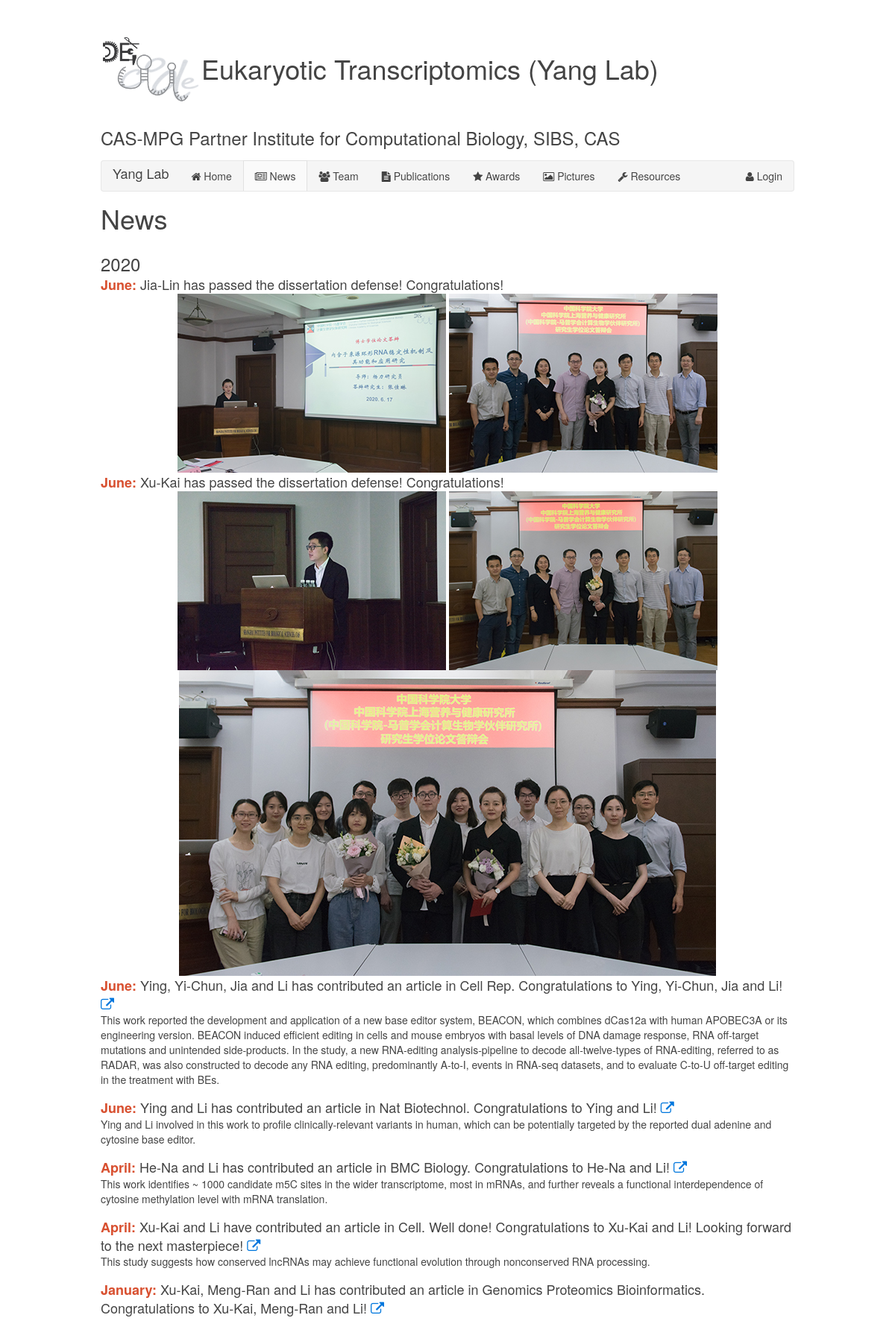
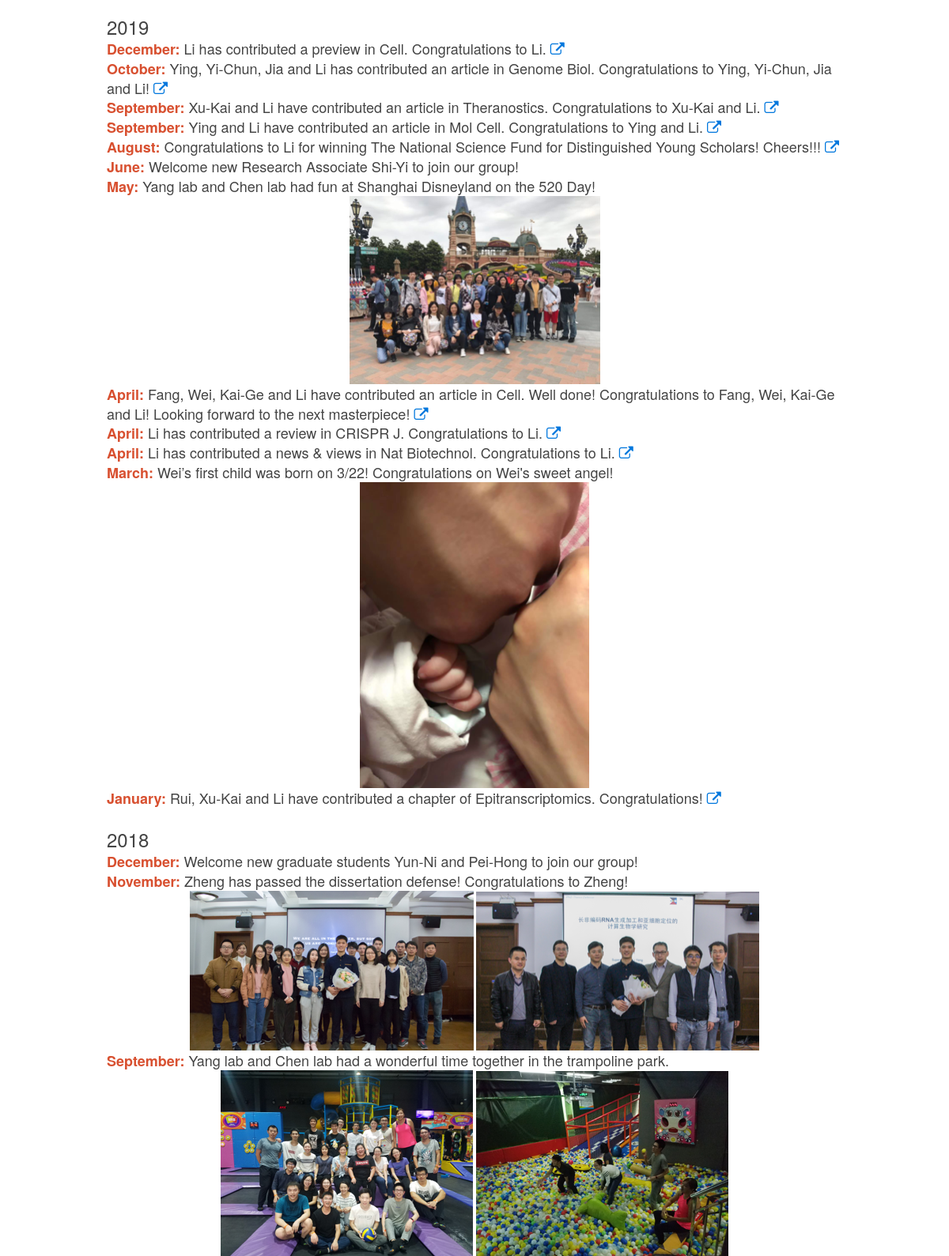
Page /news (upper part) on the committed database (2 pictures, top to bottom).
### yanglab.py (models this page shows)
class News(db.Model):
    __tablename__ = 'news'
    id = db.Column(db.Integer, primary_key=True)
    idx = db.Column(db.Integer)
    year = db.Column(db.String(10))
    month = db.Column(db.String(10))
    content = db.Column(db.Text)
    details = db.Column(db.Text)
    link = db.Column(db.String(100))
    images = db.Column(db.Text)

### yanglab.py (the view)
@yanglab.route('/news')
def news():
    attr = {}
    attr['name'] = 'news'
    news = News.query.all()
    attr['news'] = news
    return render_template('news.html', **attr)

### yanglab.py (called while the page is built)
@yanglab.template_filter('strong')
def strong(s):
    return s.replace('{{', '<strong>').replace('}}', '</strong>')

@yanglab.template_filter('split')
def split_point(s):
    return s.split('|')

### templates/news.html
{% extends "base.html" %}
{% block content %}
<div class="uk-grid" data-uk-grid-margin>
    <div class="uk-width-1-1">
        <h2 class="uk-article-title">News</h2>
    </div>
</div>
{% for year in news|groupby('year')|reverse %}
<div class="uk-grid" data-uk-grid-margin data-uk-scrollspy="{cls:'uk-animation-fade', target:'div > .uk-panel', delay:5, repeat:true}">
    <div class="uk-width-1-1">
        <div class="uk-panel">
            <h2>{{ year.grouper }}</h2>
        </div>
        {% for entry in year.list|sort(attribute='idx', reverse=True) %}
        <div class="uk-panel uk-margin-top-remove uk-margin-bottom-remove">
            <p class="uk-article-lead uk-margin-top-remove uk-margin-bottom-remove">
                <span class="uk-text-bold uk-text-danger">{{ entry.month }}:</span>
                {{ entry.content|strong|safe  }}
                {% if entry.link %}
                <a class="uk-icon-external-link" href="{{ entry.link }}"></a>
                {% endif %}
            </p>
            <div id="{{ entry.idx }}_news">
                {% if entry.details %}
                {{ entry.details|markdown|safe }}
                {% endif %}
                {% if entry.images %}
                <div class="uk-text-center">
                {% for image_name in entry.images|split %}
                <img class="uk-container-center" src="{{ url_for('static', filename='image/news/'+image_name) }}" alt="{{ image_name }}">
                {% endfor %}
                </div>
                {% endif %}
            </div>
        </div>
        {% endfor %}
    </div>
</div>
{% endfor %}
{% endblock content %}

### rows in the picture
News: grouper "2020", month "January", content|strong "Xu-Kai, Meng-Ran and Li has contributed an article in Genomics Proteomics Bioinformatics. Congratulations to Xu-Kai, Meng-Ran and Li!"
News: month "June", content|strong "Jia-Lin has passed the dissertation defense! Congratulations!"
News: month "June", content|strong "Xu-Kai has passed the dissertation defense! Congratulations!"
News: month "June", content|strong "Ying, Yi-Chun, Jia and Li has contributed an article in Cell Rep. Congratulations to Ying, Yi-Chun, Jia and Li!", details "This work reported the development and application of a new base editor system, BEACON, which combines dCas12a with human APOBEC3A or its engineering version. BEACON induced efficient editing in cells and mouse embryos with basal levels of DNA damage response, RNA off-target mutations and unintended side-products. In the study, a new RNA-editing analysis-pipeline to decode all-twelve-types of RNA-editing, referred to as RADAR, was also constructed to decode any RNA editing, predominantly A-to-I, events in RNA-seq datasets, and to evaluate C-to-U off-target editing in the treatment with BEs."
News: month "June", content|strong "Ying and Li has contributed an article in Nat Biotechnol. Congratulations to Ying and Li!", details "Ying and Li involved in this work to profile clinically-relevant variants in human, which can be potentially targeted by the reported dual adenine and cytosine base editor."
News: month "April", content|strong "He-Na and Li has contributed an article in BMC Biology. Congratulations to He-Na and Li!", details "This work identifies ~ 1000 candidate m5C sites in the wider transcriptome, most in mRNAs, and further reveals a functional interdependence of cytosine methylation level with mRNA translation."
News: month "April", content|strong "Xu-Kai and Li have contributed an article in Cell. Well done! Congratulations to Xu-Kai and Li! Looking forward to the next masterpiece!", details "This study suggests how conserved lncRNAs may achieve functional evolution through nonconserved RNA processing."
News: grouper "2019", month "January", content|strong "Rui, Xu-Kai and Li have contributed a chapter of Epitranscriptomics. Congratulations!"
News: month "December", content|strong "Li has contributed a preview in Cell. Congratulations to Li."
News: month "October", content|strong "Ying, Yi-Chun, Jia and Li has contributed an article in Genome Biol. Congratulations to Ying, Yi-Chun, Jia and Li!"
News: month "September", content|strong "Xu-Kai and Li have contributed an article in Theranostics. Congratulations to Xu-Kai and Li."
News: month "September", content|strong "Ying and Li have contributed an article in Mol Cell. Congratulations to Ying and Li."
News: month "August", content|strong "Congratulations to Li for winning The National Science Fund for Distinguished Young Scholars! Cheers!!!"
News: month "June", content|strong "Welcome new Research Associate Shi-Yi to join our group!"
News: month "May", content|strong "Yang lab and Chen lab had fun at Shanghai Disneyland on the 520 Day!", images (picture)
News: month "April", content|strong "Fang, Wei, Kai-Ge and Li have contributed an article in Cell. Well done! Congratulations to Fang, Wei, Kai-Ge and Li! Looking forward to the next masterpiece!"
News: month "April", content|strong "Li has contributed a review in CRISPR J. Congratulations to Li."
News: month "April", content|strong "Li has contributed a news & views in Nat Biotechnol. Congratulations to Li."
News: month "March", content|strong "Wei’s first child was born on 3/22! Congratulations on Wei's sweet angel!", images (picture)
News: grouper "2018"
News: month "December", content|strong "Welcome new graduate students Yun-Ni and Pei-Hong to join our group!"
News: month "November", content|strong "Zheng has passed the dissertation defense! Congratulations to Zheng!"
News: month "September", content|strong "Yang lab and Chen lab had a wonderful time together in the trampoline park."
